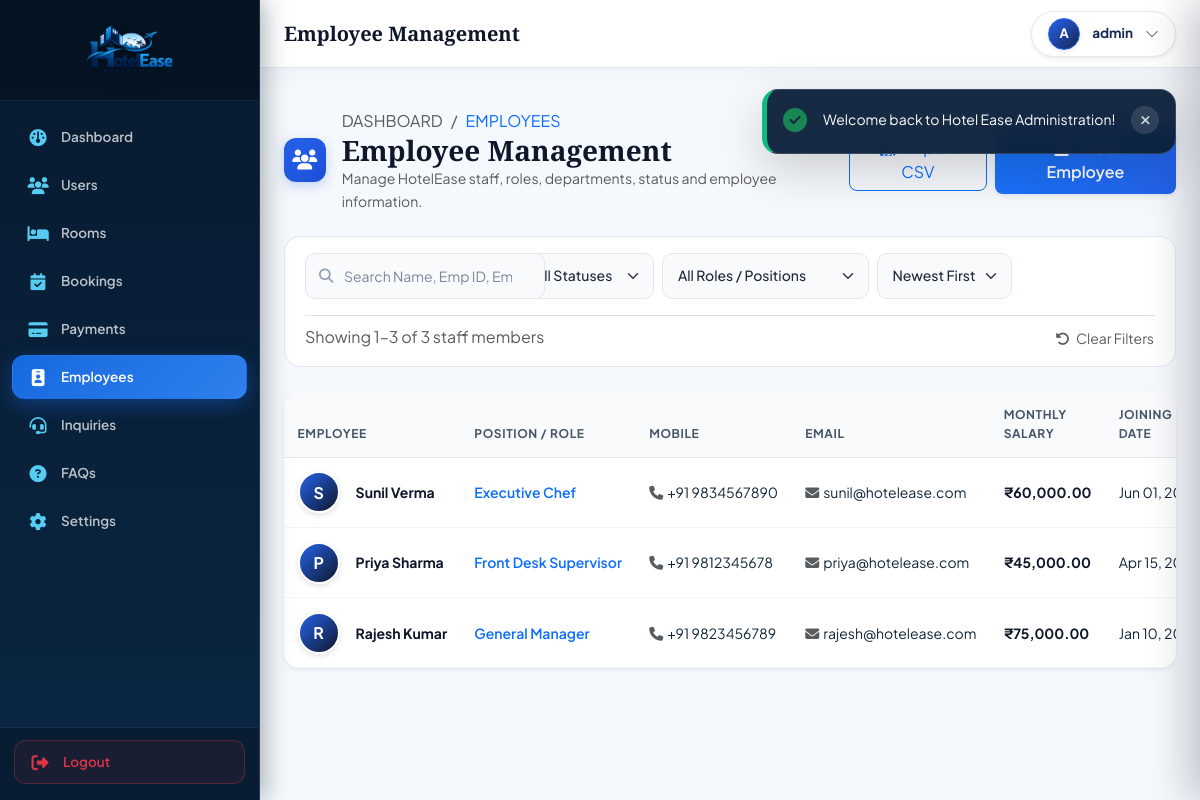
/admin/employees.php (signed in), run on the app's committed database.
### tables this page shows
CREATE TABLE `employees` (
  `employee_id` int(11) NOT NULL,
  `name` varchar(150) NOT NULL,
  `position` varchar(100) NOT NULL,
  `mobile` varchar(20) NOT NULL,
  `email` varchar(150) NOT NULL,
  `profile_pic` varchar(255) DEFAULT NULL,
  `salary` decimal(10,2) NOT NULL,
  `joining_date` date NOT NULL,
  `status` enum('Active','Inactive','On Leave') DEFAULT 'Active'
);

### includes/auth.php (called while the page is built, shortened)
<?php
function get_logged_admin() {
    $pdo = getDBConnection();
    $stmt = $pdo->prepare("SELECT * FROM `admins` WHERE `admin_id` = :id LIMIT 1");
    $stmt->execute(['id' => $_SESSION['admin_id']]);
    $admin = $stmt->fetch();
    return $admin;
}
?>

### admin/employees.php (the view, shortened to what this page needs)
<?php
require_once __DIR__ . '/../includes/header.php';
$pdo = getDBConnection();
$employees = [];
if ($pdo) {
    $stmt = $pdo->query("SELECT * FROM `employees` ORDER BY `employee_id` DESC");
    $employees = $stmt->fetchAll();
}
?>
<link rel="stylesheet" href="../assets/css/admin-employees.css?v=20261007">
<?php include __DIR__ . '/includes/sidebar.php'; ?>
<main class="main-content">
<?php
$page_title = 'Employee Management';
include __DIR__ . '/includes/navbar.php';
?>
<div class="container-fluid px-4 py-3">
    <div class="d-flex flex-column flex-md-row justify-content-between align-items-md-center mb-4 gap-3">
        <div class="d-flex align-items-center gap-3">
            <div class="page-title-icon">
                <i class="fa-solid fa-users"></i>
            </div>
            <div>
                <div class="d-flex align-items-center gap-2 extra-small text-muted font-bold text-uppercase mb-0.5">
                    <span>Dashboard</span> / <span class="text-primary">Employees</span>
                </div>
                <h3 class="font-serif-title fw-bold text-navy mb-0">Employee Management</h3>
                <p class="small text-muted mb-0">Manage HotelEase staff, roles, departments, status and employee information.</p>
            </div>
        </div>
        <div class="d-flex align-items-center gap-2 employee-page-actions">
            <button type="button" class="btn btn-outline-primary rounded-3 font-semibold px-3" onclick="exportEmployeesCSV()">
                <i class="fa-solid fa-file-csv me-1.5"></i> Export CSV
            </button>
            <button type="button" class="btn btn-primary rounded-3 font-semibold px-4 shadow-sm" data-bs-toggle="modal" data-bs-target="#addEmpModal" onclick="openAddEmpModal()">
                <i class="fa-solid fa-user-plus me-1.5"></i> Add Employee
            </button>
        </div>
    </div>
    <div class="toolbar-card mb-4">
        <div class="row g-2 align-items-center">
            <div class="col-12 col-md-4 col-xl-3">
                <div class="search-box-group">
                    <input type="text" id="searchEmpInput" class="form-control" placeholder="Search Name, Emp ID, Email, Position...">
                </div>
            </div>
            <div class="col-6 col-md-2 col-xl-2">
                <select id="filterStatusSelect" class="form-select filter-select">
                    <option value="all">All Statuses</option>
                </select>
            </div>
            <div class="col-6 col-md-2 col-xl-3">
                <select id="filterPositionSelect" class="form-select filter-select">
                    <option value="all">All Roles / Positions</option>
                </select>
            </div>
            <div class="col-6 col-md-2 col-xl-2">
                <select id="sortEmpSelect" class="form-select filter-select">
                    <option value="newest">Newest First</option>
                </select>
            </div>
        </div>
        <div class="d-flex justify-content-between align-items-center mt-3 pt-2 border-top extra-small text-muted">
            <div id="empCounterText" class="font-semibold">Showing 1–<?php echo count($employees); ?> of <?php echo count($employees); ?> staff members</div>
            <div>
                <button type="button" class="btn btn-link btn-sm text-muted text-decoration-none p-0 extra-small" onclick="resetEmpFilters()">
                    <i class="fa-solid fa-rotate-left me-1"></i> Clear Filters
                </button>
            </div>
        </div>
    </div>
    <div id="empTableViewContainer" class="card border-0 shadow-sm rounded-4 bg-white overflow-hidden mb-4">
        <div class="table-responsive">
            <table class="table employees-table align-middle mb-0">
                <thead>
                    <tr>
                        <th>Employee</th>
                        <th style="width: 150px;">Position / Role</th>
                        <th style="width: 130px;">Mobile</th>
                        <th style="width: 160px;">Email</th>
                        <th style="width: 110px;">Monthly Salary</th>
                        <th style="width: 110px;">Joining Date</th>
                    </tr>
                </thead>
                <tbody>
                    <?php if (!empty($employees)): ?>
                        <?php foreach ($employees as $e): ?>
                            <?php
                            $e_json = htmlspecialchars(json_encode($e, JSON_HEX_APOS|JSON_HEX_QUOT|JSON_HEX_TAG|JSON_HEX_AMP), ENT_QUOTES, 'UTF-8');
                            $initial = strtoupper(substr($e['name'] ?? 'E', 0, 1));
                            ?>
                            <tr class="emp-row-item" data-emp="<?php echo $e_json; ?>" onclick="openEmpDrawer(this)">
                                <td class="text-nowrap">
                                    <div class="d-flex align-items-center gap-3 text-nowrap">
                                        <?php if (!empty($e['profile_pic'])): ?>
                                            <img src="<?php echo htmlspecialchars($e['profile_pic']); ?>" alt="Profile" class="emp-avatar-thumb flex-shrink-0" style="object-fit: cover;" onclick="event.stopPropagation(); openPhotoPreview('<?php echo htmlspecialchars($e['profile_pic']); ?>', '<?php echo htmlspecialchars(addslashes($e['name'])); ?> Photo');">
                                        <?php else: ?>
                                            <div class="emp-avatar-thumb flex-shrink-0" onclick="event.stopPropagation(); openProfilePhotoPreview('<?php echo $initial; ?>', '<?php echo htmlspecialchars(addslashes($e['name'])); ?>');">
                                                <?php echo $initial; ?>
                                            </div>
                                        <?php endif; ?>
                                        <span class="fw-bold text-navy text-nowrap"><?php echo htmlspecialchars($e['name']); ?></span>
                                    </div>
                                </td>
                                <td class="fw-semibold text-primary text-nowrap">
                                    <?php echo htmlspecialchars($e['position']); ?>
                                </td>
                                <td class="text-nowrap">
                                    <i class="fa-solid fa-phone me-1 text-muted"></i><?php echo htmlspecialchars($e['mobile']); ?>
                                </td>
                                <td class="text-nowrap">
                                    <i class="fa-solid fa-envelope me-1 text-muted"></i><?php echo htmlspecialchars($e['email']); ?>
                                </td>
                                <td class="fw-bold text-navy text-nowrap">
                                    ₹<?php echo number_format($e['salary'], 2); ?>
                                </td>
                                <td class="text-nowrap">
                                    <?php echo date('M d, Y', strtotime($e['joining_date'])); ?>
                                </td>
                            </tr>
                        <?php endforeach; ?>
                    <?php endif; ?>
                </tbody>
            </table>
        </div>
    </div>
</div>
</main>
<?php require_once __DIR__ . '/../includes/footer.php'; ?>

### admin/includes/navbar.php (shortened to what this page needs)
<?php
$loggedAdminNav = get_logged_admin() ?? [
    'username' => $_SESSION['admin_username'] ?? 'Admin',
    'email' => $_SESSION['admin_email'] ?? 'admin@hotelease.com'
];
$adminDisplayName = $loggedAdminNav['name'] ?? $loggedAdminNav['username'] ?? 'Admin';
?>
<div class="top-sticky-navbar d-flex align-items-center mb-4">
    <div class="container-fluid px-4 d-flex align-items-center justify-content-between">
        <div class="d-flex align-items-center gap-2">
            <h5 class="fw-bold mb-0 text-navy d-none d-lg-block font-serif-title">
                <?php echo htmlspecialchars($page_title); ?>
            </h5>
        </div>
        <div class="d-flex align-items-center gap-3">
            <div class="dropdown position-relative topbar-dropdown-container" id="adminProfileDropdownContainer">
                <button id="adminProfileDropdownBtn" class="btn bg-white rounded-pill px-3 py-1.5 d-flex align-items-center gap-2 shadow-sm border admin-nav-pill" type="button" aria-expanded="false" style="border-color: #E2E8F0 !important;">
                    <div class="avatar rounded-circle fw-bold d-flex align-items-center justify-content-center text-white shadow-sm" style="width: 32px; height: 32px; font-size: 13px; background: linear-gradient(135deg, #2563EB 0%, #172554 100%); border: 1px solid #2563EB;">
                        A
                    </div>
                    <span class="small fw-bold d-none d-sm-inline ms-1" style="color: #172554; font-size: 13.5px;"><?php echo htmlspecialchars($adminDisplayName); ?></span>
                    <i class="bi bi-chevron-down small text-muted ms-1 nav-chevron-icon" id="adminDropdownChevron"></i>
                </button>
            </div>
        </div>
    </div>
</div>

### assets/css/hotel-ease.css (style rules this page uses)
:root { --navy: #071A2F; --deep-navy: #0B2744; --royal-blue: #1769E0; --blue: #2F80ED; --sky-blue: #56CCF2; --ice-blue: #EAF6FF; --background: #F6F9FC; --white: #FFFFFF; --gold: #D4AF5A; --light-gold: #F3D98B; --text: #12263A; --muted: #64748B; --border: #DCE6F0; --success: #16A34A; --warning: #F59E0B; --danger: #DC3545; --font-sans: 'Plus Jakarta Sans', 'Inter', -apple-system, BlinkMacSystemFont, sans-serif; --font-serif: 'Playfair Display', Georgia, serif; --gradient-primary: linear-gradient(135deg, #071A2F 0%, #0B2744 100%); --gradient-blue: linear-gradient(135deg, #1769E0 0%, #2F80ED 100%); --gradient-luxury: linear-gradient(135deg, #071A2F 0%, #1769E0 100%); --gradient-light: linear-gradient(135deg, #EAF6FF 0%, #FFFFFF 100%); --gradient-gold: linear-gradient(135deg, #D4AF5A 0%, #F3D98B 100%); --radius-sm: 8px; --radius-md: 14px; --radius-lg: 16px; --radius-pill: 50px; --shadow-sm: 0 4px 12px rgba(7, 26, 47, 0.04); --shadow-md: 0 8px 30px rgba(7, 26, 47, 0.08); --shadow-lg: 0 16px 40px rgba(7, 26, 47, 0.14); --shadow-glow: 0 8px 25px rgba(23, 105, 224, 0.3); --sidebar-width: 260px; --navbar-height: 68px; }
html { scroll-behavior: smooth; scroll-padding-top: var(--navbar-height); }
body { font-family: var(--font-sans); background-color: var(--background); color: var(--text); line-height: 1.6; margin: 0; padding: 0; }
h1, h2, h3, h4, h5, h6, .font-serif-title { font-family: var(--font-serif); color: var(--text); font-weight: 700; }
.text-navy { color: #071C32 !important; }
.btn-primary-blue, .btn-royal, .btn-primary { background: linear-gradient(135deg, #1677FF 0%, #2563EB 100%) !important; border: none !important; color: var(--white) !important; font-weight: 600; border-radius: 10px; padding: 0.65rem 1.4rem; transition: all 0.25s cubic-bezier(0.4, 0, 0.2, 1); box-shadow: 0 4px 14px rgba(37, 99, 235, 0.25); }
.card, .card-saas, .luxury-card { background-color: var(--white); border: 1px solid var(--border); border-radius: var(--radius-lg); box-shadow: var(--shadow-md); transition: all 0.3s cubic-bezier(0.165, 0.84, 0.44, 1); position: relative; overflow: hidden; }
.form-control, .form-select { height: 46px; border: 1px solid var(--border); border-radius: 10px; font-size: 0.95rem; color: var(--text); background-color: var(--white); transition: all 0.2s ease; padding: 0.5rem 0.9rem; }
.table-responsive { border-radius: var(--radius-lg); overflow: hidden; }
.table { margin-bottom: 0; }
.table thead th { background-color: #F0F6FF !important; color: var(--navy); font-weight: 700; text-transform: uppercase; font-size: 0.78rem; letter-spacing: 0.5px; padding: 0.85rem 1rem; border-bottom: 1px solid var(--border); }
.table tbody td { padding: 0.9rem 1rem; vertical-align: middle; border-bottom: 1px solid #EEF4FC; color: var(--text); }

### includes/header.php (style rules this page uses)
:root { --deep-navy: #0B1F3A; --royal-blue: #2563EB; --sky-blue: #38BDF8; --light-bg: #F5F8FC; --dark-text: #111827; --gold-accent: #C9A227; }
html { scroll-behavior: smooth; scroll-padding-top: 80px; }
body { font-family: 'Plus Jakarta Sans', sans-serif; background-color: var(--light-bg); color: var(--dark-text); }
.font-serif-title { font-family: 'Playfair Display', serif; }
.text-navy { color: var(--deep-navy) !important; }
::placeholder, .form-control::placeholder, .form-select::placeholder { color: #64748b !important; opacity: 0.85 !important; }
.btn-primary-blue, .btn-primary { background-color: #2563EB !important; border-color: #2563EB !important; color: #FFFFFF !important; transition: all 0.2s ease !important; }

### admin/includes/sidebar.php (style rules this page uses)
:root { --admin-navy: #071A2F; --admin-deep: #0B2744; --admin-blue: #1769E0; --admin-gold: #D4AF5A; --sidebar-width: 260px; }
.main-content, .dashboard-main, .page-content { margin-left: var(--sidebar-width); width: calc(100% - var(--sidebar-width)); min-height: 100vh; box-sizing: border-box; }
.top-sticky-navbar, .hotel-navbar, .top-navbar, .dashboard-navbar { margin-left: var(--sidebar-width); width: calc(100% - var(--sidebar-width)); position: sticky; top: 0; z-index: 1030; }
.main-content .top-sticky-navbar, .main-content .hotel-navbar, .main-content .top-navbar, .main-content .dashboard-navbar { margin-left: 0 !important; width: 100% !important; }

### data on the page
employees: name "S", name "Sunil Verma", position "Executive Chef", mobile "+91 9834567890", email "sunil@hotelease.com", salary "60,000.00", joining_date "Jun 01,…"
employees: name "P", name "Priya Sharma", position "Front Desk Supervisor", mobile "+91 9812345678", email "priya@hotelease.com", salary "45,000.00", joining_date "Apr 15,…"
employees: name "R", name "Rajesh Kumar", position "General Manager", mobile "+91 9823456789", email "rajesh@hotelease.com", salary "75,000.00", joining_date "Jan 10,…"

### other printed values
strip_tags($toast['message']) "Welcome back to Hotel Ease Administration!"
$page_title "Employee Management"
$adminDisplayName "admin"
count($employees) "3"
